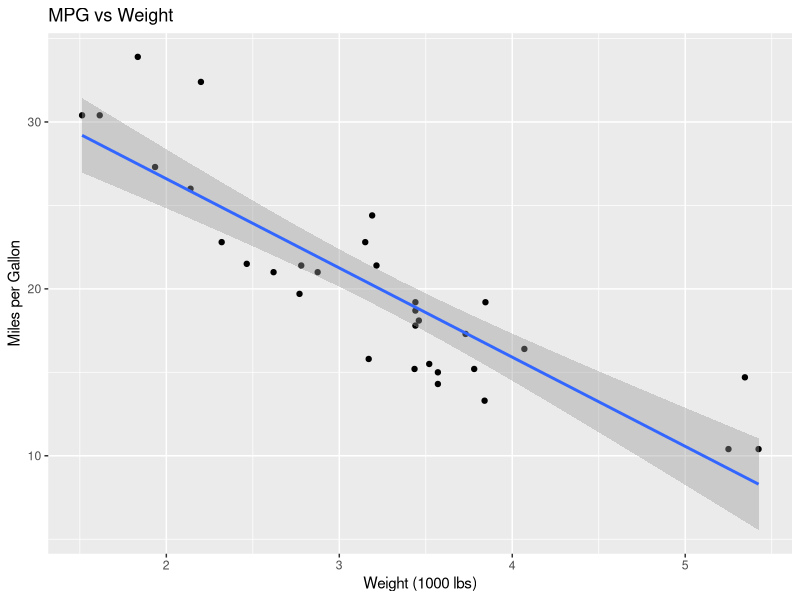
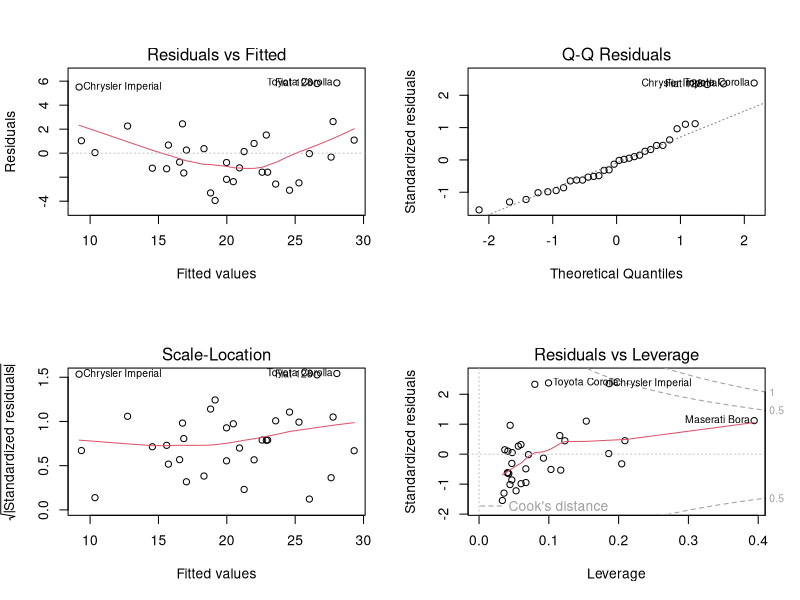
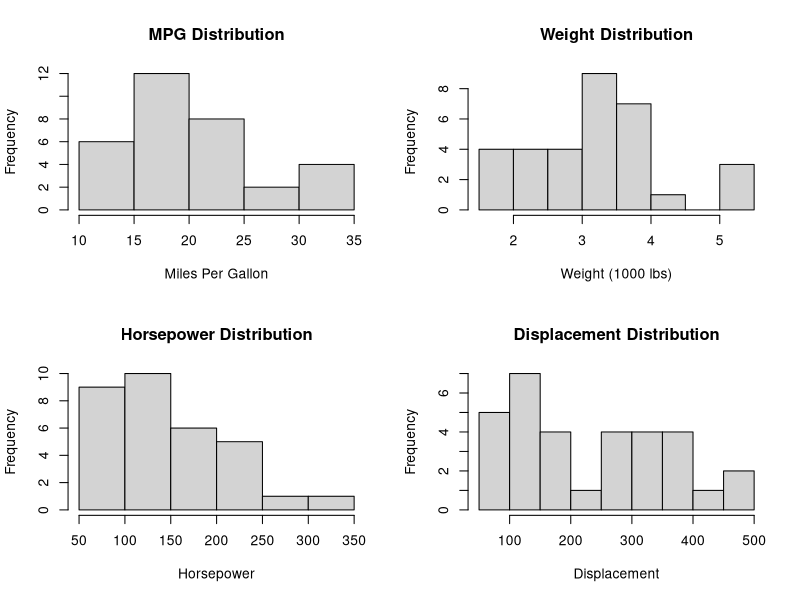
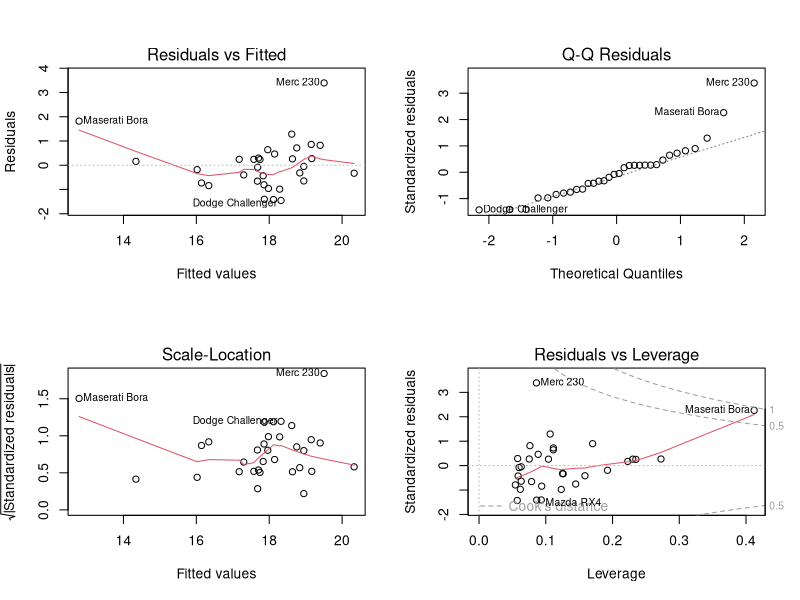
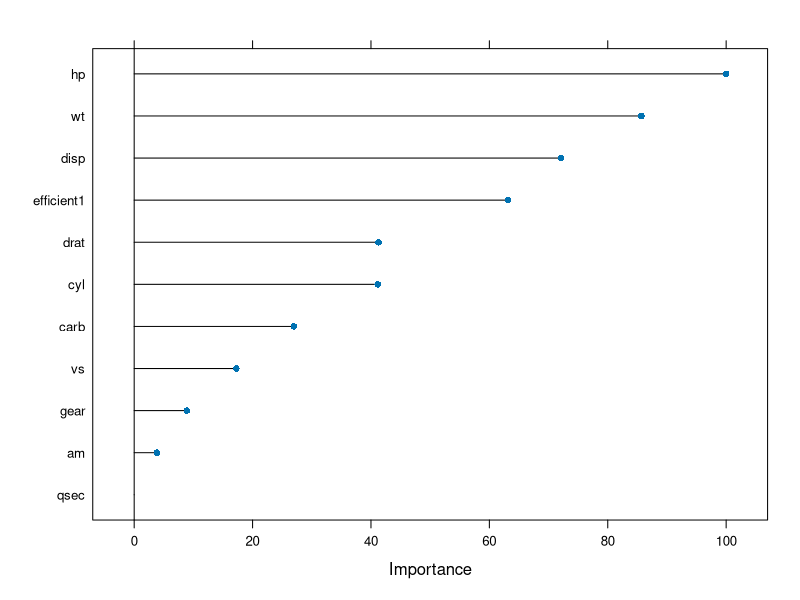

Write the R code that produced these figures, in order.
# =====================================================================
# STATISTICAL ANALYSIS IN R
# Purpose: Learn and implement various statistical methods
# Topics: Descriptive Stats, Hypothesis Testing, Regression, ML Intro
# =====================================================================

# Install and load required packages
# dplyr: For data manipulation and summarization
# caret: For machine learning workflows
# ggplot2: For creating visualizations
# MASS: For additional statistical functions and datasets
if (!require(caret)) install.packages("caret")
library(dplyr)    # Provides data manipulation functions like group_by(), summarize()
library(caret)    # Comprehensive framework for machine learning in R
library(ggplot2)  # Grammar of Graphics plotting system
library(MASS)     # Modern Applied Statistics functions and datasets

# =====================================================================
# PART 1: DESCRIPTIVE STATISTICS
# Purpose: Understand central tendency and spread of data
# =====================================================================

# Load and examine the mtcars dataset
# mtcars: Built-in R dataset containing car performance metrics from 1974
# Variables include: mpg, cyl, disp, hp, drat, wt, qsec, vs, am, gear, carb
data(mtcars)

# Get comprehensive summary statistics for all variables
# summary() provides:
# - Min and Max values: Range of the data
# - 1st and 3rd quartiles: Shows data spread
# - Median: Middle value (50th percentile)
# - Mean: Average value
# - Count of NA values (if any exist)
summary(mtcars)

# Calculate detailed descriptive statistics for MPG (Miles per Gallon)
# Creating a list of various statistical measures to understand the MPG distribution
mpg_stats <- list(
  # Measures of Central Tendency
  mean = mean(mtcars$mpg),       # Average MPG - sum of all values divided by count
  median = median(mtcars$mpg),   # Middle value when data is ordered
  
  # Measures of Spread/Dispersion
  sd = sd(mtcars$mpg),          # Standard deviation - average distance from mean
  var = var(mtcars$mpg),        # Variance - square of standard deviation
  range = range(mtcars$mpg),    # Minimum and maximum values
  iqr = IQR(mtcars$mpg),        # Interquartile range - difference between 75th and 25th percentiles
  
  # Distribution Characteristics
  quartiles = quantile(mtcars$mpg)  # 0%, 25%, 50%, 75%, 100% points
)

# Display the calculated statistics for MPG
print(mpg_stats)

# Group-wise statistics using dplyr
# Purpose: Compare statistics across different groups (cylinders)
# This helps understand how MPG and weight vary by number of cylinders
mtcars %>%
  # Group the data by number of cylinders (4, 6, or 8)
  group_by(cyl) %>%                
  # Calculate summary statistics for each cylinder group
  summarise(
    count = n(),                   # Number of cars in each cylinder group
    mean_mpg = mean(mpg),         # Average MPG for each group
    sd_mpg = sd(mpg),             # Spread of MPG within each group
    mean_wt = mean(wt),           # Average weight for each group
    sd_wt = sd(wt)                # Spread of weight within each group
  )

# NOTE: Keep in mind the Law of Large Numbers and Central Limit Theorem when designing the experiment

# =====================================================================
# PART 2: T-TESTS AND ANOVA
# Purpose: Statistical hypothesis testing for comparing means
# =====================================================================

# ONE-SAMPLE T-TEST
# Purpose: Test if the population mean differs from a hypothesized value
# Null Hypothesis (H0): Population mean equals 20
# Alternative Hypothesis (Ha): Population mean differs from 20
one_sample_test <- t.test(mtcars$mpg, mu = 20)
print(one_sample_test)
# Interpretation:
# 1. Look at p-value:
#    - If p < 0.05: Reject H0 (mean is significantly different from 20)
#    - If p >= 0.05: Fail to reject H0 (insufficient evidence)
# 2. Check confidence interval:
#    - Does it contain the hypothesized value (20)?
# 3. Look at sample mean vs hypothesized value

# INDEPENDENT TWO-SAMPLE T-TEST
# Purpose: Compare means between two independent groups
# Testing: Does MPG differ between automatic (am=0) and manual (am=1) transmission?
two_sample_test <- t.test(mpg ~ am, data = mtcars)
print(two_sample_test)
# Interpretation:
# 1. Check p-value for significance
# 2. Look at mean difference
# 3. Examine confidence interval of the difference
# 4. Consider practical significance vs statistical significance

# PAIRED T-TEST EXAMPLE
# Purpose: Compare means between paired/matched observations
# Creating synthetic paired data for demonstration
set.seed(123)  # Set random seed for reproducibility
before <- rnorm(30, mean = 10, sd = 2)  # Generate "before" measurements
after <- before + rnorm(30, mean = 2, sd = 1)  # Generate "after" measurements
paired_test <- t.test(before, after, paired = TRUE)
print(paired_test)
# Interpretation:
# 1. p-value indicates if change is significant
# 2. Mean difference shows magnitude of change
# 3. Confidence interval shows plausible range of true difference

# ONE-WAY ANOVA
# Purpose: Compare means across multiple (>2) groups
# Testing: Does MPG differ among cars with different numbers of cylinders?
anova_result <- aov(mpg ~ factor(cyl), data = mtcars)
summary(anova_result)
# Interpretation:
# 1. F-statistic tests overall difference between groups
# 2. p-value indicates if there are any significant differences
# 3. Multiple R-squared shows proportion of variance explained

# POST-HOC TEST (TUKEY'S HSD)
# Purpose: Determine which specific groups differ
# Only performed if ANOVA is significant  
tukey_result <- TukeyHSD(anova_result)
print(tukey_result)
# Interpretation:
# 1. Look at p-adjusted values for each comparison
# 2. Confidence intervals show range of differences
# 3. If interval contains 0, difference is not significant

# =====================================================================
# PART 3: LINEAR REGRESSION
# Purpose: Model relationships between variables
# Key concepts: Prediction, correlation, causation
# =====================================================================

# SIMPLE LINEAR REGRESSION
# Purpose: Model relationship between two continuous variables
# Example: Predict MPG based on car weight
simple_model <- lm(mpg ~ wt, data = mtcars)
summary(simple_model)
# Interpretation of summary():
# 1. Coefficients:
#    - Intercept: Expected MPG when weight is 0
#    - wt: Change in MPG for each unit increase in weight
# 2. R-squared: Proportion of variance explained by model
# 3. F-statistic: Tests if model is better than intercept-only model
# 4. p-value: Statistical significance of the model

# Visualize the regression relationship
# This plot shows the data points and fitted line
ggplot(mtcars, aes(x = wt, y = mpg)) +
  geom_point() +                    # Add data points
  geom_smooth(method = "lm",        # Add regression line
              se = TRUE) +           # Include standard error bands
  labs(title = "MPG vs Weight",     # Add informative labels
       x = "Weight (1000 lbs)",
       y = "Miles per Gallon")

# MULTIPLE LINEAR REGRESSION
# Purpose: Predict outcome using multiple predictors
# Example: Predict MPG using weight and horsepower
multiple_model <- lm(mpg ~ wt + hp, data = mtcars)
summary(multiple_model)
# Interpretation:
# 1. Each coefficient represents effect while holding others constant
# 2. Compare R-squared with simple regression
# 3. Check significance of each predictor
# 4. Look for potential multicollinearity

# MODEL WITH INTERACTION TERMS
# Purpose: Account for variables affecting each other's relationships
# Example: Weight's effect on MPG might depend on horsepower
interaction_model <- lm(mpg ~ wt * hp, data = mtcars)
summary(interaction_model)
residuals(interaction_model)
fitted(interaction_model, data = mtcars)
predict(interaction_model, data = mtcars)
# Interpretation:
# 1. Main effects: wt and hp coefficients
# 2. Interaction effect: wt:hp coefficient
# 3. Compare R-squared with additive model
# 4. Check if interaction is significant

# MODEL DIAGNOSTICS
# Purpose: Check if regression assumptions are met
par(mfrow = c(2,2))  # Set up 2x2 plot layout
plot(multiple_model)  # Create diagnostic plots
par(mfrow = c(1,1))  # Reset plot layout
# Interpretation of diagnostic plots:
# 1. Residuals vs Fitted: Check linearity
# 2. Normal Q-Q: Check normality of residuals
# 3. Scale-Location: Check homoscedasticity
# 4. Residuals vs Leverage: Identify influential points

# =====================================================================
# PART 4: LOGISTIC REGRESSION
# Purpose: Model binary outcomes
# Example: Predict probability of categorical outcomes
# =====================================================================

# Create binary outcome variable
# Classify cars as 'efficient' (1) or 'not efficient' (0) based on median MPG
mtcars$efficient <- as.factor(ifelse(mtcars$mpg > median(mtcars$mpg), 1, 0))

# Fit logistic regression model
# Predict efficiency using weight and horsepower
logistic_model <- glm(efficient ~ wt + hp, 
                      data = mtcars, 
                      family = binomial(link = "logit"))
summary(logistic_model)
# Interpretation:
# 1. Coefficients are in log-odds scale
# 2. Use exp(coef) for odds ratios
# 3. Null deviance vs Residual deviance
# 4. AIC for model comparison

# Calculate odds ratios
# Convert log-odds to more interpretable odds ratios
odds_ratios <- exp(coef(logistic_model))
print(odds_ratios)
# Interpretation:
# - Values > 1: Increased odds of being efficient
# - Values < 1: Decreased odds of being efficient
# - Example: OR of 0.5 means 50% decrease in odds

# Generate predicted probabilities
# Convert model predictions to probabilities
predicted_probs <- predict(logistic_model, type = "response")
head(predicted_probs)
# Interpretation:
# - Values are probabilities (0 to 1)
# - Can use 0.5 as default threshold
# - Higher threshold = more specific
# - Lower threshold = more sensitive
floor(predicted_probs+0.5)

# =====================================================================
# PART 5: INTRODUCTION TO MACHINE LEARNING
# Purpose: Predictive modeling with validation
# =====================================================================

# Data Preparation
# Split data into training (70%) and testing (30%) sets
set.seed(123)  # Set seed for reproducibility
trainIndex <- createDataPartition(mtcars$mpg, p = .7, list = FALSE)
training <- mtcars[trainIndex,]    # Training dataset
testing <- mtcars[-trainIndex,]    # Testing dataset

# Create training control parameters
# Define how model will be evaluated
train_control <- trainControl(
  method = "cv",          # Use cross-validation
  number = 5              # 5-fold cross-validation
)
# Cross-validation:
# 1. Splits training data into 5 parts
# 2. Trains on 4 parts, validates on 1
# 3. Repeats 5 times with different splits
# 4. Averages results for robust evaluation

# Train linear regression model using caret
# More sophisticated approach than basic lm()
caret_model <- train(
  mpg ~ wt + hp,                   # Formula: predict MPG from weight and horsepower
  data = training,                 # Use training data only
  method = "lm",                   # Linear regression model
  trControl = train_control        # Use defined training control
)

# Model results
print(caret_model)
# Interpretation:
# 1. RMSE: Average prediction error
# 2. R-squared: Variance explained
# 3. MAE: Mean absolute error
# 4. Cross-validation results

# Make predictions on test set
predictions <- predict(caret_model, testing)

# Calculate performance metrics
# Root Mean Square Error (RMSE)
rmse <- sqrt(mean((testing$mpg - predictions)^2))
# R-squared (coefficient of determination)
r2 <- cor(testing$mpg, predictions)^2

# Print performance metrics
cat("RMSE:", rmse, "\n")  # Lower RMSE indicates better fit
cat("R-squared:", r2, "\n")  # Higher R-squared indicates better fit

# =====================================================================
# EXERCISES AND PRACTICE
# Purpose: Apply learned concepts through hands-on examples
# Topics: All previous statistical methods with practical applications
# =====================================================================

# =====================================================================
# EXERCISE 1: COMPREHENSIVE DESCRIPTIVE STATISTICS
# Purpose: Practice data summarization and exploration
# =====================================================================

# Calculate summary statistics for each numeric variable in mtcars
# Using dplyr's across() function to apply multiple summaries
numeric_summary <- mtcars %>%
  summarise(across(
    where(is.numeric),    # Select all numeric columns
    list(
      mean = ~mean(.),    # Calculate mean
      sd = ~sd(.),        # Calculate standard deviation
      median = ~median(.) # Calculate median
    ),
    .names = "{.col}_{.fn}"  # Name format: variable_statistic
  ))

# Print results
print(numeric_summary)
# Interpretation tips:
# 1. Compare mean and median to assess skewness
# 2. Look at sd relative to mean for variability
# 3. Identify variables with unusual patterns

# Visual exploration of distributions
# Create histograms for key variables
par(mfrow = c(2,2))  # Set up 2x2 plot layout
hist(mtcars$mpg, main="MPG Distribution", xlab="Miles Per Gallon")
hist(mtcars$wt, main="Weight Distribution", xlab="Weight (1000 lbs)")
hist(mtcars$hp, main="Horsepower Distribution", xlab="Horsepower")
hist(mtcars$disp, main="Displacement Distribution", xlab="Displacement")
par(mfrow = c(1,1))  # Reset plot layout

# =====================================================================
# EXERCISE 2: ADVANCED HYPOTHESIS TESTING
# Purpose: Practice various statistical tests
# =====================================================================

# Test if cars with manual transmission have different horsepower
# than cars with automatic transmission
hp_test <- t.test(hp ~ am, data = mtcars)
print(hp_test)
# Analysis steps:
# 1. Check p-value for significance
# 2. Examine mean difference
# 3. Look at confidence interval
# 4. Consider practical implications

# Multi-group comparison of horsepower across cylinder groups
# Using one-way ANOVA
hp_anova <- aov(hp ~ factor(cyl), data = mtcars)
summary(hp_anova)
# Follow-up analysis:
TukeyHSD(hp_anova)
# Interpretation:
# 1. Overall ANOVA significance
# 2. Specific group differences
# 3. Effect sizes

# =====================================================================
# EXERCISE 3: COMPREHENSIVE REGRESSION ANALYSIS
# Purpose: Build and evaluate multiple regression models
# =====================================================================

# Model predicting quarter-mile time (qsec)
# Using multiple predictors
qsec_model <- lm(qsec ~ wt + hp + am, data = mtcars)
summary(qsec_model)

# Model diagnostics
# Create comprehensive diagnostic plots
par(mfrow = c(2,2))
plot(qsec_model)
par(mfrow = c(1,1))

# Calculate VIF (Variance Inflation Factor) for multicollinearity
# Install and load car package if needed
if (!require(car)) install.packages("car")
library(car)
vif(qsec_model)
# Interpretation:
# - VIF > 5 indicates potential multicollinearity
# - VIF > 10 indicates serious multicollinearity

# =====================================================================
# EXERCISE 4: ADVANCED LOGISTIC REGRESSION
# Purpose: Binary classification with multiple predictors
# =====================================================================

# Predict transmission type (am) based on car features
# Create comprehensive model with multiple predictors
am_model <- glm(am ~ wt + hp + mpg, 
                data = mtcars, 
                family = binomial(link = "logit"))

# Model summary and interpretation
summary(am_model)

# Calculate and interpret odds ratios
odds_ratios <- exp(coef(am_model))
conf_intervals <- exp(confint(am_model))
# Combine results
odds_ratio_table <- data.frame(
  OR = odds_ratios,
  CI_lower = conf_intervals[,1],
  CI_upper = conf_intervals[,2]
)
print(odds_ratio_table)

# Assess model fit
# Calculate pseudo R-squared (McFadden's)
null_model <- glm(am ~ 1, data = mtcars, family = binomial)
mcfadden_r2 <- 1 - (logLik(am_model)/logLik(null_model))
print(paste("McFadden R-squared:", mcfadden_r2))

# =====================================================================
# EXERCISE 5: MACHINE LEARNING APPLICATION
# Purpose: Advanced predictive modeling
# =====================================================================

# Use random forest to predict MPG
# Install required package
if (!require(randomForest)) install.packages("randomForest")
library(randomForest)

# Create training control with cross-validation
train_control <- trainControl(
  method = "cv",
  number = 5,
  verboseIter = TRUE
)

# Train random forest model
rf_model <- train(
  mpg ~ .,                    # Use all variables to predict MPG
  data = training,            # Use training dataset
  method = "rf",              # Random Forest algorithm
  trControl = train_control,  # Use defined training control
  importance = TRUE           # Calculate variable importance
)

# Model evaluation
print(rf_model)

# Variable importance
importance <- varImp(rf_model)
plot(importance)

# Make predictions on test set
rf_predictions <- predict(rf_model, testing)

# Calculate performance metrics
rf_rmse <- sqrt(mean((testing$mpg - rf_predictions)^2))
rf_r2 <- cor(testing$mpg, rf_predictions)^2

# Compare with linear model performance
cat("Random Forest RMSE:", rf_rmse, "\n")
cat("Random Forest R-squared:", rf_r2, "\n")

# =====================================================================
# BONUS EXERCISE: MODEL COMPARISON
# Purpose: Compare different modeling approaches
# =====================================================================

# Create comparison table of different models
# 1. Simple linear regression
# 2. Multiple linear regression
# 3. Random forest
# Store all predictions and actual values
results_df <- data.frame(
  Actual = testing$mpg,
  Linear = predict(simple_model, testing),
  Multiple = predict(multiple_model, testing),
  RandomForest = rf_predictions
)

# Calculate performance metrics for each model
models_comparison <- data.frame(
  Model = c("Simple Linear", "Multiple Linear", "Random Forest"),
  RMSE = c(
    sqrt(mean((results_df$Actual - results_df$Linear)^2)),
    sqrt(mean((results_df$Actual - results_df$Multiple)^2)),
    sqrt(mean((results_df$Actual - results_df$RandomForest)^2))
  ),
  R2 = c(
    cor(results_df$Actual, results_df$Linear)^2,
    cor(results_df$Actual, results_df$Multiple)^2,
    cor(results_df$Actual, results_df$RandomForest)^2
  )
)

# Print comparison results
print(models_comparison)
# Interpretation:
# 1. Compare RMSE values (lower is better)
# 2. Compare R-squared values (higher is better)
# 3. Consider model complexity vs. performance
# 4. Think about practical implications of each model